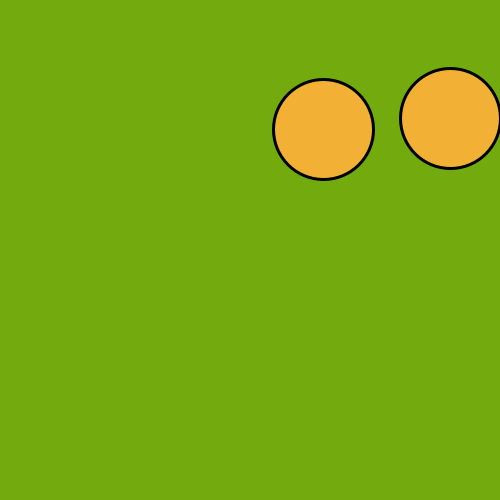
Frame 1 (no input)
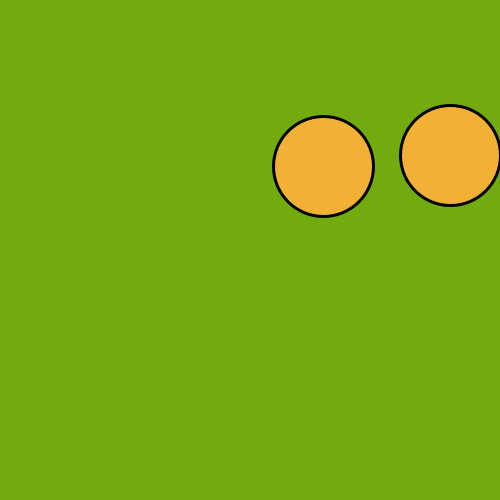
Frame 60 (the mouse pressed at the canvas centre just before this capture)
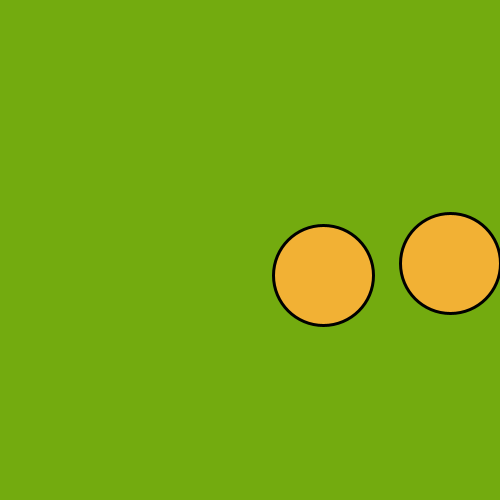
Frame 120 (the mouse held since frame 60 and released just before this capture)

The Processing sketch that drew these frames (run headless with seeded random() and noise(); from frame 60 on, the mouse is pressed at the canvas centre):

// Processing sketch: week_05_challenge_2_collision_balls_yzhu
// ── week_05_challenge_2_collision_balls_yzhu.pde
//week 5 in class challenge 2: collsion
//by Jude Zhu
// if not colliding, try start again! It's randomly popping up.

int numBalls = 2;
float spring = 0.05;
float gravity = 0.02;
float friction = -0.9;
Ball[] balls = new Ball[numBalls];

void setup() {
  size(500, 500);
  for (int i = 0; i < numBalls; i++) {
    balls[i] = new Ball(random(width), random(height), random(100, 80), i, balls);
  }
  stroke(0);
  strokeWeight(3);
  fill(242,177,52);
}

void draw() {
  background(115,171,15);
  for (Ball ball : balls) {
    ball.collide();
    ball.move();
    ball.display();  
  }
}

class Ball {
  
  float x, y;
  float diameter;
  float vx = 0;
  float vy = 0;
  int id;
  Ball[] others;
 
  Ball(float xin, float yin, float din, int idin, Ball[] oin) {
    x = xin;
    y = yin;
    diameter = din;
    id = idin;
    others = oin;
  } 
  
  void collide() {
    for (int i = id + 1; i < numBalls; i++) {
      float dx = others[i].x - x;
      float dy = others[i].y - y;
      float distance = sqrt(dx*dx + dy*dy);
      float minDist = others[i].diameter/2 + diameter/2;
      if (distance < minDist) { 
        float angle = atan2(dy, dx);
        float targetX = x + cos(angle) * minDist;
        float targetY = y + sin(angle) * minDist;
        float ax = (targetX - others[i].x) * spring;
        float ay = (targetY - others[i].y) * spring;
        vx -= ax;
        vy -= ay;
        others[i].vx += ax;
        others[i].vy += ay;
      }
    }   
  }
  
  void move() {
    vy += gravity;
    x += vx;
    y += vy;
    if (x + diameter/2 > width) {
      x = width - diameter/2;
      vx *= friction; 
    }
    else if (x - diameter/2 < 0) {
      x = diameter/2;
      vx *= friction;
    }
    if (y + diameter/2 > height) {
      y = height - diameter/2;
      vy *= friction; 
    } 
    else if (y - diameter/2 < 0) {
      y = diameter/2;
      vy *= friction;
    }
  }
  
  void display() {
    ellipse(x, y, diameter, diameter);
  }
}
